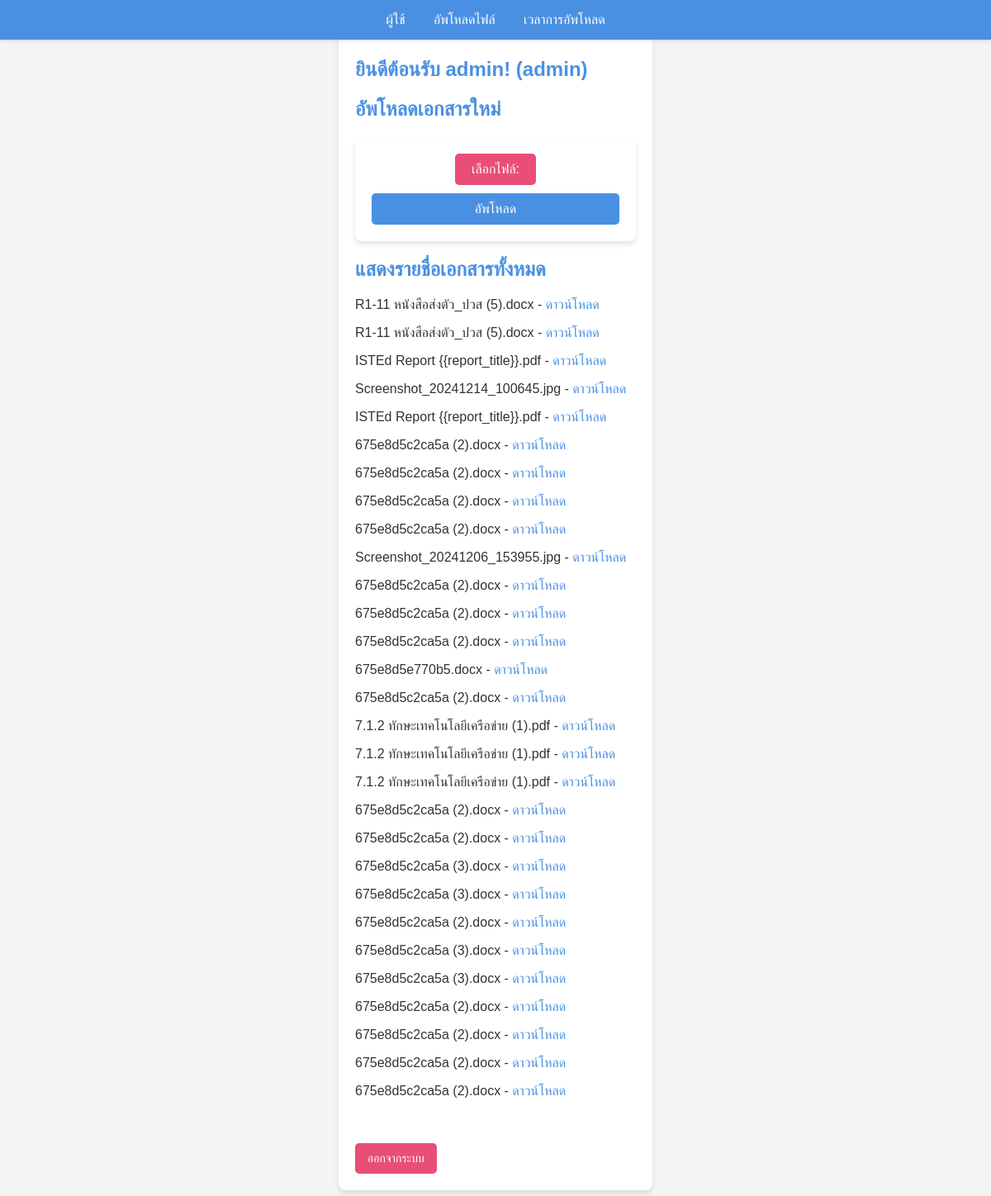
The app's page /public/upload.php (signed in) with its own data.
### tables this page shows
CREATE TABLE `documents` (
  `id` int(11) NOT NULL,
  `filename` varchar(255) NOT NULL,
  `file_path` varchar(255) NOT NULL,
  `uploaded_at` timestamp NOT NULL DEFAULT current_timestamp(),
  `user_id` int(11) NOT NULL
);

### controller/uploadController.php (called while the page is built, shortened)
<?php
include 'db.php';
$username = $_SESSION['username'];
$role = $_SESSION['role'];
if ($role == 'admin') {
    $sql = "SELECT * FROM documents";
    $result = mysqli_query($conn, $sql);
    $documents = [];
    while ($row = mysqli_fetch_assoc($result)) {
        $documents[] = $row;
    }
}
?>

### public/upload.php (the view, shortened to what this page needs)
<?php
include '../controller/uploadController.php';
?>
<!DOCTYPE html>
<html lang="th">
<head>
    <link rel="stylesheet" href="../asset/style.css">
</head>
<body>
    <div class="container">
        <header>
            <nav>
                <a href="dashboard.php">ผู้ใช้</a>
                <a href="upload.php">อัพโหลดไฟล์</a>
                <a href="upload_time.php">เวลาการอัพโหลด</a>
            </nav>
        </header>
        <h2>ยินดีต้อนรับ <?= htmlspecialchars($username); ?>! (<?= htmlspecialchars($role); ?>)</h2>
        <?php if ($role == 'admin'): ?>
            <section>
                <h2>อัพโหลดเอกสารใหม่</h2>
                <form method="POST" enctype="multipart/form-data">
                    <label class="file-upload-label" for="file-upload">เลือกไฟล์:</label>
                    <input type="file" id="file-upload" name="file" required><br>
                    <button type="submit" class="upload-btn">อัพโหลด</button>
                </form>
            </section>
            <section>
                <h2>แสดงรายชื่อเอกสารทั้งหมด</h2>
                <?php foreach ($documents as $document): ?>
                    <p>
                        <?= htmlspecialchars($document['filename']); ?> -
                        <a href="<?= htmlspecialchars($document['file_path']); ?>" target="_blank">ดาวน์โหลด</a>
                    </p>
                <?php endforeach; ?>
            </section>
        <?php endif; ?>
        <br>
        <a class="logout-btn" href="../controller/logout.php">ออกจากระบบ</a>
    </div>
</body>
</html>

### asset/style.css (style rules this page uses)
body { font-family: Arial, sans-serif; margin: 0; padding: 0; background-color: #f4f4f4; color: #333; display: flex; align-items: center; justify-content: center; min-height: 100vh; flex-direction: column; }
header { background-color: #4a90e2; padding: 15px 0; text-align: center; box-shadow: 0 2px 4px rgba(0, 0, 0, 0.1); position: fixed; top: 0; left: 0; width: 100%; z-index: 1000; }
header a { color: #ffffff; text-decoration: none; margin: 0 15px; font-size: 16px; }
.container { max-width: 900px; margin: 30px auto; padding: 20px; background-color: #ffffff; border-radius: 8px; box-shadow: 0 4px 6px rgba(0, 0, 0, 0.1); }
h2 { color: #4a90e2; font-size: 24px; margin-bottom: 20px; }
a { color: #4a90e2; text-decoration: none; }
.container a[href="../controller/logout.php"] { display: inline-block; margin-top: 20px; padding: 10px 15px; background-color: #e94e77; color: #ffffff; border-radius: 5px; font-size: 14px; text-align: center; }
form { background-color: #ffffff; padding: 20px; border-radius: 8px; box-shadow: 0 4px 6px rgba(0, 0, 0, 0.1); width: 300px; text-align: center; }
form button { width: 100%; padding: 10px; background-color: #4a90e2; border: none; border-radius: 5px; color: #ffffff; font-size: 16px; cursor: pointer; }
.upload-btn { display: inline-block; padding: 10px 20px; background-color: #4a90e2; color: #fff; border: none; border-radius: 5px; font-size: 16px; cursor: pointer; transition: background-color 0.3s ease; }
.file-upload-label { display: inline-block; padding: 10px 20px; background-color: #e94e77; color: #fff; border-radius: 5px; cursor: pointer; margin-bottom: 10px; }

### records on screen
documents: filename "R1-11 หนังสือส่งตัว_ปวส (5).docx"
documents: filename "R1-11 หนังสือส่งตัว_ปวส (5).docx"
documents: filename "ISTEd Report {{report_title}}.pdf"
documents: filename "Screenshot_20241214_100645.jpg"
documents: filename "ISTEd Report {{report_title}}.pdf"
documents: filename "675e8d5c2ca5a (2).docx"
documents: filename "675e8d5c2ca5a (2).docx"
documents: filename "675e8d5c2ca5a (2).docx"
documents: filename "675e8d5c2ca5a (2).docx"
documents: filename "Screenshot_20241206_153955.jpg"
documents: filename "675e8d5c2ca5a (2).docx"
documents: filename "675e8d5c2ca5a (2).docx"
documents: filename "675e8d5c2ca5a (2).docx"
documents: filename "675e8d5e770b5.docx"
documents: filename "675e8d5c2ca5a (2).docx"
documents: filename "7.1.2 ทักษะเทคโนโลยีเครือข่าย (1).pdf"
documents: filename "7.1.2 ทักษะเทคโนโลยีเครือข่าย (1).pdf"
documents: filename "7.1.2 ทักษะเทคโนโลยีเครือข่าย (1).pdf"
documents: filename "675e8d5c2ca5a (2).docx"
documents: filename "675e8d5c2ca5a (2).docx"
documents: filename "675e8d5c2ca5a (3).docx"
documents: filename "675e8d5c2ca5a (3).docx"
documents: filename "675e8d5c2ca5a (2).docx"
documents: filename "675e8d5c2ca5a (3).docx"
documents: filename "675e8d5c2ca5a (3).docx"
documents: filename "675e8d5c2ca5a (2).docx"
documents: filename "675e8d5c2ca5a (2).docx"
documents: filename "675e8d5c2ca5a (2).docx"
documents: filename "675e8d5c2ca5a (2).docx"

### other values on screen
$username "admin"
$role "admin"
